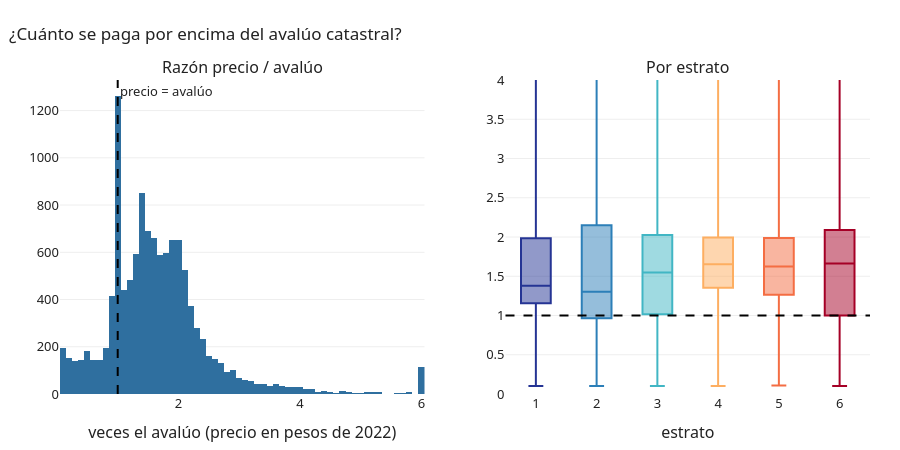

This figure's notebook cell:
### Markdown cell above
El avalúo de la base es una sola foto del catastro: el 94% de los predios vendidos en
años distintos tiene el mismo avalúo en todas sus ventas. Por eso llevamos el precio a
pesos de 2022 (el año de esa foto) antes de dividirlo por el avalúo. Una razón de 1
significa que el catastro coincide con el mercado.

### Code cell
# El avalúo de la base es una sola foto del catastro: el mismo predio vendido en años
# distintos tiene el mismo avalúo. Por eso el precio se lleva a pesos de 2022 antes de
# dividir; si no, las ventas recientes parecerían más "subvaloradas" solo por la inflación.
misma_foto = (df.dropna(subset=["avaluo", "codigo_predial"]).groupby("codigo_predial")
                .agg(anios=("anio", "nunique"), avaluos=("avaluo", "nunique")).query("anios > 1"))
print(f"Predios vendidos en años distintos: {len(misma_foto):,}; con el mismo avalúo en todas sus ventas: "
      f"{(misma_foto.avaluos == 1).mean():.0%}")

a_2022 = ipc_anio.loc[2022] / ipc_anio
brecha = viv[viv.avaluo.notna()].copy()
brecha["razon"] = brecha.precio * brecha.anio.map(a_2022) / brecha.avaluo
brecha = brecha[brecha.razon.between(0.1, 20)]
r = brecha.razon

fig = make_subplots(1, 2, subplot_titles=("Razón precio / avalúo", "Por estrato"))
fig.add_histogram(x=r.clip(upper=6), nbinsx=70, marker_color=AZUL, row=1, col=1,
                  hovertemplate="%{x:.1f} veces: %{y} ventas<extra></extra>")
fig.add_vline(x=1, line_dash="dash", line_color="black", row=1, col=1, annotation_text="precio = avalúo")
for nombre, e, color in zip(NOMBRES_ESTRATO, ESTRATOS, COLORES_ESTRATO):
    fig.add_box(y=brecha.loc[brecha.estrato == e, "razon"], name=nombre.replace("Estrato ", ""),
                boxpoints=False, marker_color=color, row=1, col=2)
fig.add_hline(y=1, line_dash="dash", line_color="black", row=1, col=2)
fig.update_yaxes(range=[0, 4], row=1, col=2)
fig.update_xaxes(title_text="veces el avalúo (precio en pesos de 2022)", row=1, col=1)
fig.update_xaxes(title_text="estrato", row=1, col=2)
fig.update_layout(showlegend=False)
mostrar(fig, "¿Cuánto se paga por encima del avalúo catastral?")

print(f"Ventas con avalúo: {len(brecha):,}   mediana: {r.median():.2f}   "
      f"por encima del avalúo: {(r > 1).mean():.0%}   al doble o más: {(r >= 2).mean():.0%}")
W, p = stats.wilcoxon(np.log(r), alternative="greater")
anotar("¿Se paga por encima del avalúo?", "Wilcoxon de rangos con signo", W, p, f"mediana = {r.median():.2f}")
H, p, eps2 = kruskal_por_grupo(brecha, "razon", "estrato", ESTRATOS)
anotar("¿La razón precio/avalúo cambia con el estrato?", "Kruskal-Wallis", H, p, f"épsilon² = {eps2:.2f}")
d = brecha.dropna(subset=["estrato_num"])
rho, p = stats.spearmanr(d.estrato_num, d.razon)
anotar("¿A mayor estrato, mayor subvaloración?", "Correlación de Spearman", rho, p, f"rho = {rho:.2f}")
brecha.groupby("estrato_txt").razon.median().round(2).rename("razón mediana").to_frame().T

### Figure 1 — Plotly figure (JSON) as saved in the notebook; plotly's stock layout.template omitted (floating-point values rounded to 4 significant figures; data arrays with more than 128 entries replaced by an {"elided": "..."} marker saying what was removed)
{"data": [{"hovertemplate": "%{x:.1f} veces: %{y} ventas<extra></extra>", "marker": {"color": "#2F6F9F"}, "nbinsx": 70, "type": "histogram", "x": {"elided": "11955 float values"}, "xaxis": "x", "yaxis": "y"}, {"boxpoints": false, "marker": {"color": "#253494"}, "name": "1", "type": "box", "xaxis": "x2", "y": {"elided": "1969 float values"}, "yaxis": "y2"}, {"boxpoints": false, "marker": {"color": "#2C7FB8"}, "name": "2", "type": "box", "xaxis": "x2", "y": {"elided": "2107 float values"}, "yaxis": "y2"}, {"boxpoints": false, "marker": {"color": "#41B6C4"}, "name": "3", "type": "box", "xaxis": "x2", "y": {"elided": "3114 float values"}, "yaxis": "y2"}, {"boxpoints": false, "marker": {"color": "#FDAE61"}, "name": "4", "type": "box", "xaxis": "x2", "y": {"elided": "3045 float values"}, "yaxis": "y2"}, {"boxpoints": false, "marker": {"color": "#F46D43"}, "name": "5", "type": "box", "xaxis": "x2", "y": {"elided": "683 float values"}, "yaxis": "y2"}, {"boxpoints": false, "marker": {"color": "#A50026"}, "name": "6", "type": "box", "xaxis": "x2", "y": {"elided": "691 float values"}, "yaxis": "y2"}], "layout": {"annotations": [{"font": {"size": 16}, "showarrow": false, "text": "Razón precio / avalúo", "x": 0.225, "xanchor": "center", "xref": "paper", "y": 1.0, "yanchor": "bottom", "yref": "paper"}, {"font": {"size": 16}, "showarrow": false, "text": "Por estrato", "x": 0.775, "xanchor": "center", "xref": "paper", "y": 1.0, "yanchor": "bottom", "yref": "paper"}, {"showarrow": false, "text": "precio = avalúo", "x": 1, "xanchor": "left", "xref": "x", "y": 1, "yanchor": "top", "yref": "y domain"}], "height": 450, "shapes": [{"line": {"color": "black", "dash": "dash"}, "type": "line", "x0": 1, "x1": 1, "xref": "x", "y0": 0, "y1": 1, "yref": "y domain"}, {"line": {"color": "black", "dash": "dash"}, "type": "line", "x0": 0, "x1": 1, "xref": "x2 domain", "y0": 1, "y1": 1, "yref": "y2"}], "showlegend": false, "title": {"text": "¿Cuánto se paga por encima del avalúo catastral?"}, "xaxis": {"anchor": "y", "domain": [0.0, 0.45], "title": {"text": "veces el avalúo (precio en pesos de 2022)"}}, "xaxis2": {"anchor": "y2", "domain": [0.55, 1.0], "title": {"text": "estrato"}}, "yaxis": {"anchor": "x", "domain": [0.0, 1.0]}, "yaxis2": {"anchor": "x2", "domain": [0.0, 1.0], "range": [0, 4]}}}
